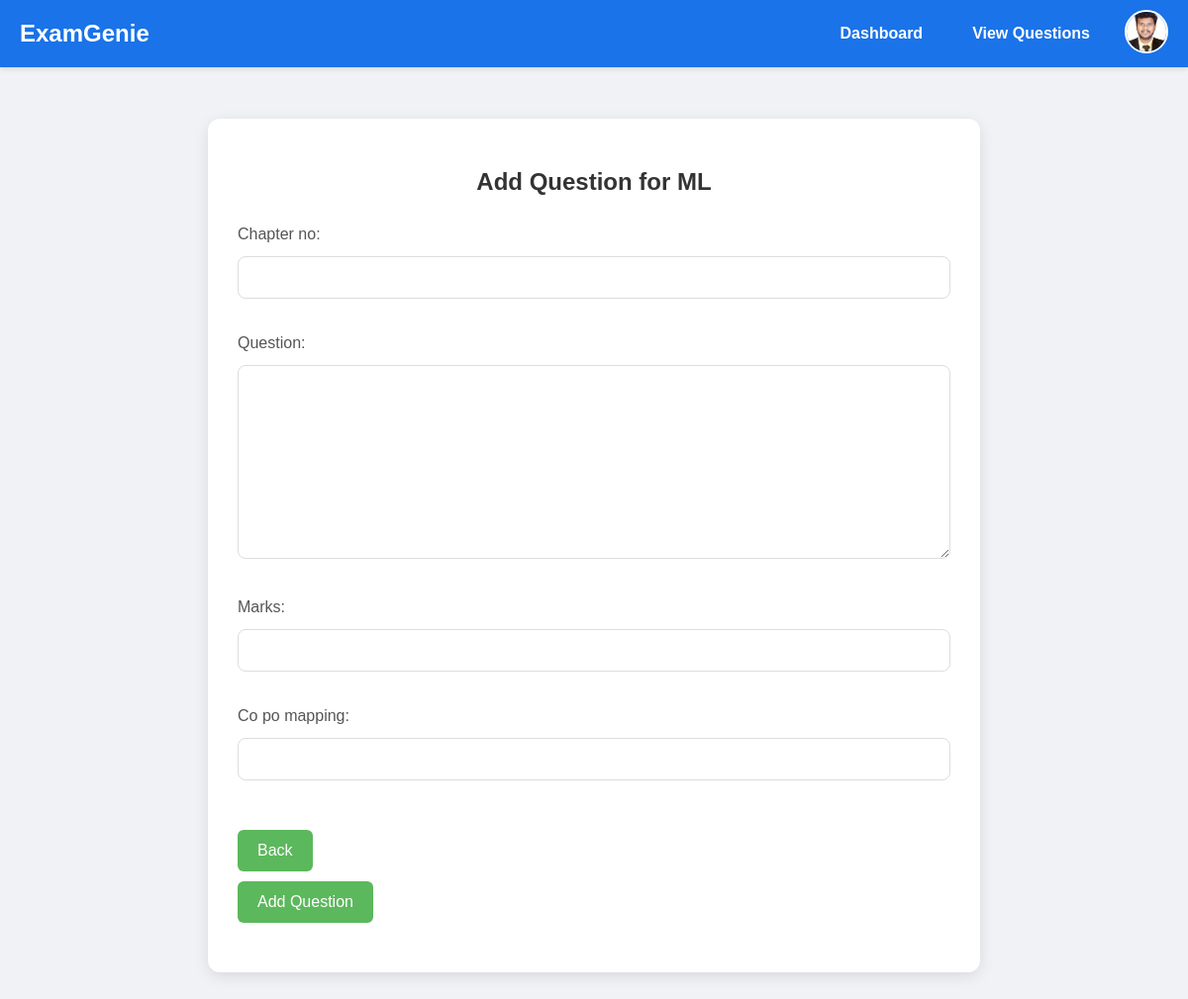
The app's page /add-question/3/ (signed in) with its own data.
### main/models.py (models this page shows, shortened)
class Teacher(AbstractBaseUser, PermissionsMixin):
    email = models.EmailField(unique=True)
    first_name = models.CharField(max_length=50, null=True, blank=True)  # Allowing null
    last_name = models.CharField(max_length=50, null=True, blank=True)  # Allowing null
    profile_photo = models.ImageField(upload_to='profile_photos/', null=True, blank=True)  # Allowing null
    specialization = models.CharField(max_length=100)
    is_active = models.BooleanField(default=True)
    is_staff = models.BooleanField(default=False)
    objects = TeacherManager()
    USERNAME_FIELD = 'email'
    REQUIRED_FIELDS = []

class Subject(models.Model):
    semester = models.IntegerField(null=False)
    subject_name = models.CharField(max_length=100, null=False)
    subject_code = models.CharField(max_length=50, null=False)
    teacher = models.ForeignKey('Teacher', on_delete=models.CASCADE, related_name='subjects')
    class Meta:
        constraints = [
            models.UniqueConstraint(
                fields=['subject_name', 'subject_code', 'teacher'],
                name='unique_subject_per_teacher'
            )
        ]
        verbose_name = "Subject"
        verbose_name_plural = "Subjects"

### main/views.py (the view)
# urls.py: path('add-question/<int:subject_id>/', views.add_question, name='add_question'),
@login_required
def add_question(request, subject_id):
    subject = get_object_or_404(Subject, id=subject_id)
    if request.method == 'POST':
        form = QuestionForm(request.POST)
        if form.is_valid():
            question = form.save(commit=False)
            question.subject = subject
            question.save()
            messages.success(request, "Question added successfully!")
        else:
            messages.error(request, "An error occurred while adding the question.")
    else:
        form = QuestionForm()
    return render(request, 'main/add_question.html', {'form': form, 'subject': subject})

### main/forms.py
class QuestionForm(forms.ModelForm):
    class Meta:
        model = Question
        fields = ['chapter_no', 'question', 'marks', 'co_po_mapping']
        widgets = {
            'chapter_no': forms.NumberInput(attrs={'class': 'form-control'}),
            'question': forms.Textarea(attrs={'class': 'form-control'}),
            'marks': forms.NumberInput(attrs={'class': 'form-control'}),
            'co_po_mapping': forms.TextInput(attrs={'class': 'form-control'}),
        }

### main/templates/main/add_question.html (shortened to what this page needs)
<!DOCTYPE html>
<html lang="en">
<head>
</head>
<body>
    <div class="navbar">
        <a href="{% if user.is_authenticated %}{% url 'dashboard' %}{% else %}{% url 'login' %}{% endif %}" class="navbar-brand">
            ExamGenie
        </a>
        <div class="nav-links">
            <a href="{% url 'dashboard' %}" class="nav-button">
                Dashboard
            </a>
            <a href="{% url 'view_questions' subject_id=subject.id %}" class="nav-button">
                View Questions
            </a>
            <div id="profile-container">
                <div id="profile-photo">
                    <img src="{{ user.profile_photo.url }}" alt="Profile" class="profile-pic">
                </div>
            </div>
        </div>
    </div>
    <div class="container">
        <h2>Add Question for {{ subject.subject_name }}</h2>
        <form method="POST">
            {{ form.as_p }}
            <div class="button-group">
                <a href="{% url 'insert_questions' %}">
                    <button type="button" class="back-btn">Back</button>
                </a>
                <button type="submit">Add Question</button>
            </div>
        </form>
    </div>
</body>
</html>

### main/templates/main/add_question.html (style rules this page uses)
body { font-family: 'Poppins', sans-serif; background-color: #f0f2f5; margin: 0; padding: 0; padding-top: 70px; }
.navbar { background-color: #1a73e8; color: white; display: flex; justify-content: space-between; align-items: center; padding: 10px 20px; box-shadow: 0 2px 5px rgba(0,0,0,0.1); position: fixed; top: 0; left: 0; right: 0; z-index: 1000; width: 100%; box-sizing: border-box; }
.navbar-brand { font-size: 24px; font-weight: bold; color: white; text-decoration: none; cursor: pointer; }
.nav-links { display: flex; align-items: center; }
.nav-button { background-color: #1a73e8; color: white; font-weight: bold; text-decoration: none; padding: 8px 15px; border-radius: 5px; border: 1px ; margin-right: 20px; transition: background-color 0.3s; }
#profile-container { position: relative; display: flex; align-items: center; }
.profile-pic { width: 40px; height: 40px; border-radius: 50%; object-fit: cover; border: 2px solid white; cursor: pointer; }
.container { width: 60%; margin: 50px auto; padding: 30px; background-color: white; border-radius: 12px; box-shadow: 0 4px 15px rgba(0, 0, 0, 0.1); }
h2 { text-align: center; margin-bottom: 30px; color: #333; font-weight: 600; }
form { margin-bottom: 20px; }
input[type="text"], input[type="number"], select, textarea { width: 100%; padding: 12px; margin: 8px 0 20px 0; border: 1px solid #ddd; border-radius: 8px; box-sizing: border-box; font-size: 15px; transition: border-color 0.3s; }
label { font-weight: 500; color: #555; display: block; margin-bottom: 5px; }
button { padding: 12px 20px; border: none; border-radius: 6px; color: white; cursor: pointer; font-size: 16px; font-weight: 500; transition: all 0.3s ease; display: inline-block; }
button[type="submit"] { background-color: #5cb85c; margin-right: 10px; }
.back-btn { background-color: #5cb85c; margin-top: 10px; }
.button-group { display: flex; flex-wrap: wrap; margin-top: 20px; gap: 10px; }

### records on screen
Teacher: profile_photo (picture)
Subject: subject_name "ML"
